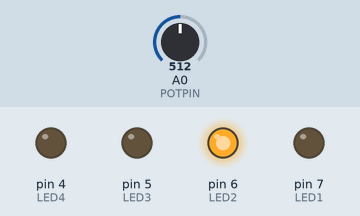
Bench run of a sketch on a simulated Arduino Uno, built with avr-gcc and run on an emulated ATmega328P. Parts: output pins drawn as LEDs (lit = HIGH). The test bench sets the inputs (shaded band); at power-on: A0 (POTPIN) = 512.

Above: at 1.2 s.
1.3 s: A0 (POTPIN) set to 537
At 2.5 s:
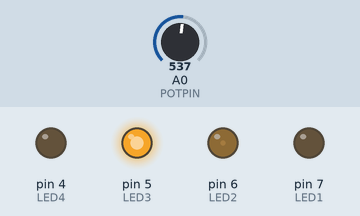
2.8 s: A0 (POTPIN) set to 511
At 3.2 s:
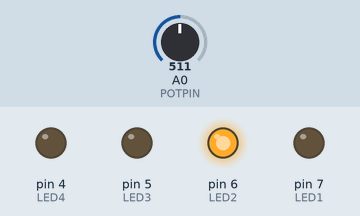
4.3 s: A0 (POTPIN) set to 716
At 4.8 s:
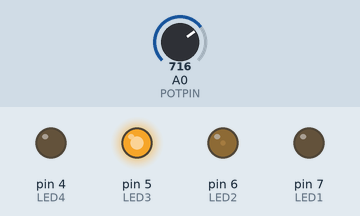
5.8 s: A0 (POTPIN) set to 766
7.3 s: A0 (POTPIN) set to 790
At 8.2 s:
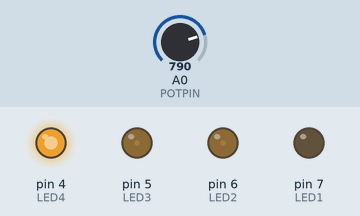
Timing chart, 0 to 9.8 s (numbered marks = the images above; inputs shaded):
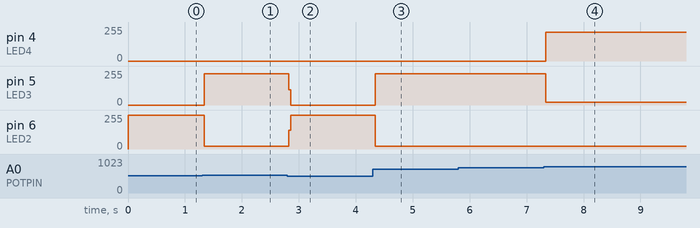

Measured:
- the behaviour switches between 521 and 522 on A0 (POTPIN) (found by bisection; images 0 and 1)
- the behaviour switches between 777 and 778 on A0 (POTPIN) (found by bisection; images 3 and 4)
- after the input at 1.3 s, pin 5 (LED3): 0/255 → 235/255 at once; pin 6 (LED2): 255/255 → 20/255 at once
- after the input at 2.8 s, pin 5 (LED3): 235/255 → 0/255 at once; pin 6 (LED2): 20/255 → 255/255 at once
- after the input at 4.3 s, pin 5 (LED3): 0/255 → 235/255 at once; pin 6 (LED2): 255/255 → 20/255 at once
- after the input at 5.8 s, every drawn part: stays the same
- after the input at 7.3 s, pin 4 (LED4): 0/255 → 216/255 at once; pin 5 (LED3): 235/255 → 19/255 at once

The sketch:

classwork_changing_lights.ino
```cpp
const int POTPIN = A0;
const int LED1 = 7;
const int LED2 = 6;
const int LED3 = 5;
const int LED4 = 4;

void setup() {
  pinMode(POTPIN, INPUT);
  pinMode(LED1, OUTPUT);
  pinMode(LED2, OUTPUT);
  pinMode(LED3, OUTPUT);
  pinMode(LED4, OUTPUT);
}

void loop() {
  int val = analogRead(POTPIN);
  int persentage = map(val, 0, 1023, 0, 100);

  if(persentage <= 25){
    digitalWrite(LED1, HIGH);
    digitalWrite(LED2, LOW);
    digitalWrite(LED3, LOW);
    digitalWrite(LED4, LOW);
  }

  if(persentage > 25){
    digitalWrite(LED1, LOW);
    digitalWrite(LED2, HIGH);
    digitalWrite(LED3, LOW);
    digitalWrite(LED4, LOW);

    if(persentage > 50){
      digitalWrite(LED1, LOW);
      digitalWrite(LED2, LOW);
      digitalWrite(LED3, HIGH);
      digitalWrite(LED4, LOW);

      if(persentage > 75){
        digitalWrite(LED1, LOW);
        digitalWrite(LED2, LOW);
        digitalWrite(LED3, LOW);
        digitalWrite(LED4, HIGH);
      }
    }
  }
}
```
